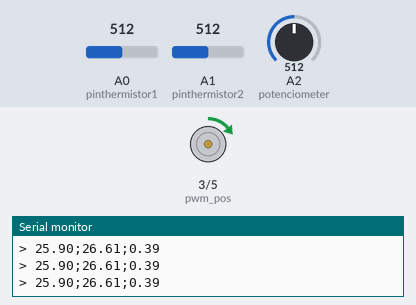
The sketch below on a simulated Arduino Uno, built with avr-gcc and run on an emulated ATmega328P. Parts: motor-driver pin pairs drawn as motors (green arrow = first pin HIGH = forward, orange = second pin HIGH = backward, longer = more drive), the last lines printed to the serial monitor. Inputs (shaded band) come from the test bench; at power-on: A2 (potenciometer) = 512, A0 (pinthermistor1) = 512, A1 (pinthermistor2) = 512.

Above: at 1.2 s.
1.3 s: A2 (potenciometer) set to 554
At 2.2 s:
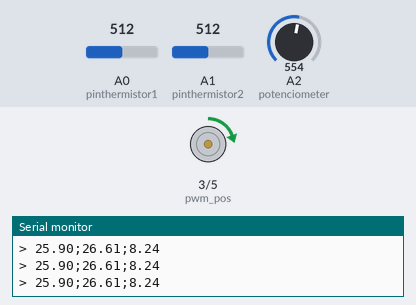
4.3 s: A2 (potenciometer) set to 577
At 5.3 s:
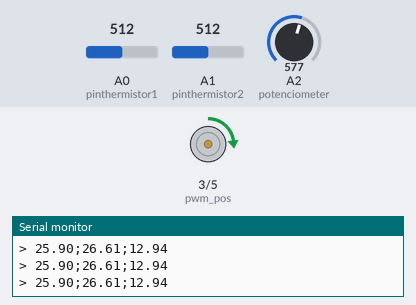
5.9 s: A2 (potenciometer) set to 716
At 6.9 s:
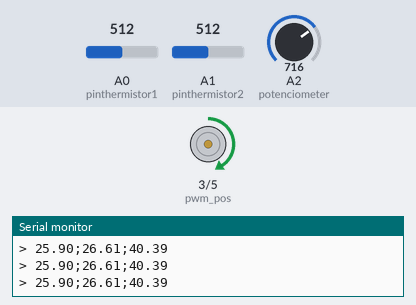
7.5 s: A2 (potenciometer) set to 900
At 8.6 s:
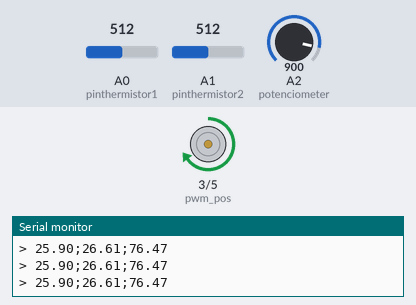
9.1 s: A2 (potenciometer) set to 511
At 10.3 s:
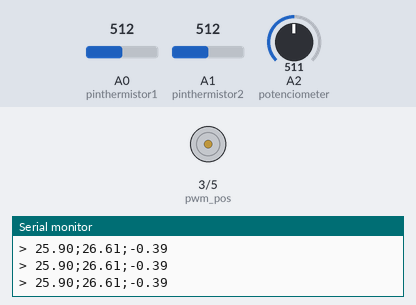
10.7 s: A2 (potenciometer) set to 306
At 12.0 s:
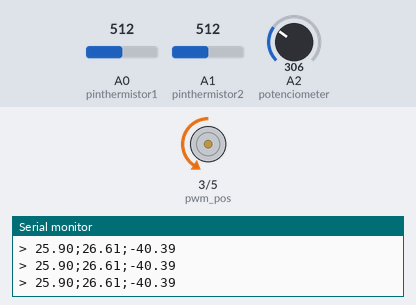
Timing chart, 0 to 13.3 s (numbered marks = the images above; inputs shaded):
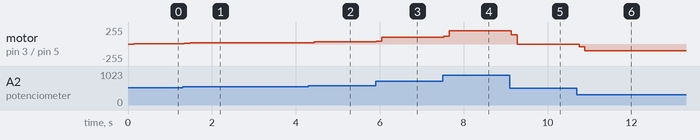

Measured:
- after the input at 1.3 s, motor on pin 3 (pwm_pos) / pin 5 (pwm_neg): forward 2/255 → forward 8/255 at once, → forward 22/255 0.13 s later
- after the input at 4.3 s, motor on pin 3 (pwm_pos) / pin 5 (pwm_neg): forward 22/255 → forward 34/255 after 0.13 s
- after the input at 5.9 s, motor on pin 3 (pwm_pos) / pin 5 (pwm_neg): forward 34/255 → forward 40/255 at once, → forward 104/255 0.13 s later
- after the input at 7.5 s, motor on pin 3 (pwm_pos) / pin 5 (pwm_neg): forward 104/255 → forward 120/255 at once, → forward 196/255 0.13 s later
- after the input at 9.1 s, motor on pin 3 (pwm_pos) / pin 5 (pwm_neg): forward 196/255 → forward 140/255 at once, → stopped 0.13 s later
- after the input at 10.7 s, motor on pin 3 (pwm_pos) / pin 5 (pwm_neg): stopped → backward 38/255 after 0.05 s, → backward 102/255 0.13 s later

The sketch:

ntcTest.ino
```cpp
const int pinthermistor1 = A0;
const int pinthermistor2 = A1;
const int potenciometer = A2;
const int pwm_pos = 3;
const int pwm_neg = 5;

const double beta = 3435.0;
const double r0 = 10000.0;
const double t0 = 273.0 +25.0;
const double rx = r0*exp(-beta/t0);


const double vcc = 5.0;
const double Ra = 9660.0;
const double Rb = 9400.0;

const int nAmostras = 100;

int pwm_pos_cyc = 0;
int pwm_neg_cyc = 0;

void setup(){
  Serial.begin(9600);
  pinMode(pwm_pos, OUTPUT);
  pinMode(pwm_neg, OUTPUT);
}

void loop(){
  long int soma_a = 0;
  long int soma_b = 0;
  long int pot_sum = 0;
  for (int i = 0; i<nAmostras; i++){
    soma_a += analogRead(pinthermistor1);
    soma_b += analogRead(pinthermistor2);
    pot_sum += analogRead(potenciometer);
    delay(1);
  }

  int pot_8 = (pot_sum/nAmostras) >> 2;

  if(pot_8 > 127){
    pwm_pos_cyc = (pot_8 - 127)*2;
    pwm_neg_cyc = 0;
  }
  else{
    pwm_neg_cyc = (127 - pot_8)*2;
    pwm_pos_cyc = 0;
  }


  double va = (vcc*soma_a)/(nAmostras*1024.0);
  double rta = (vcc*Ra)/va - Ra;

  double vb = (vcc*soma_b)/(nAmostras*1024.0);
  double rtb= (vcc*Rb)/vb - Rb;

  double ta = beta / log(rta/rx);
  double tb = beta / log(rtb/rx);

  ta -= 273;
  tb -= 273;

  Serial.print("> ");
  Serial.print(ta);
  Serial.print(";");
  Serial.print(tb);
  Serial.print(";");
  Serial.println(((pot_8/255.0)*200)-100);

  analogWrite(pwm_pos, pwm_pos_cyc);
  analogWrite(pwm_neg, pwm_neg_cyc);
}
```
